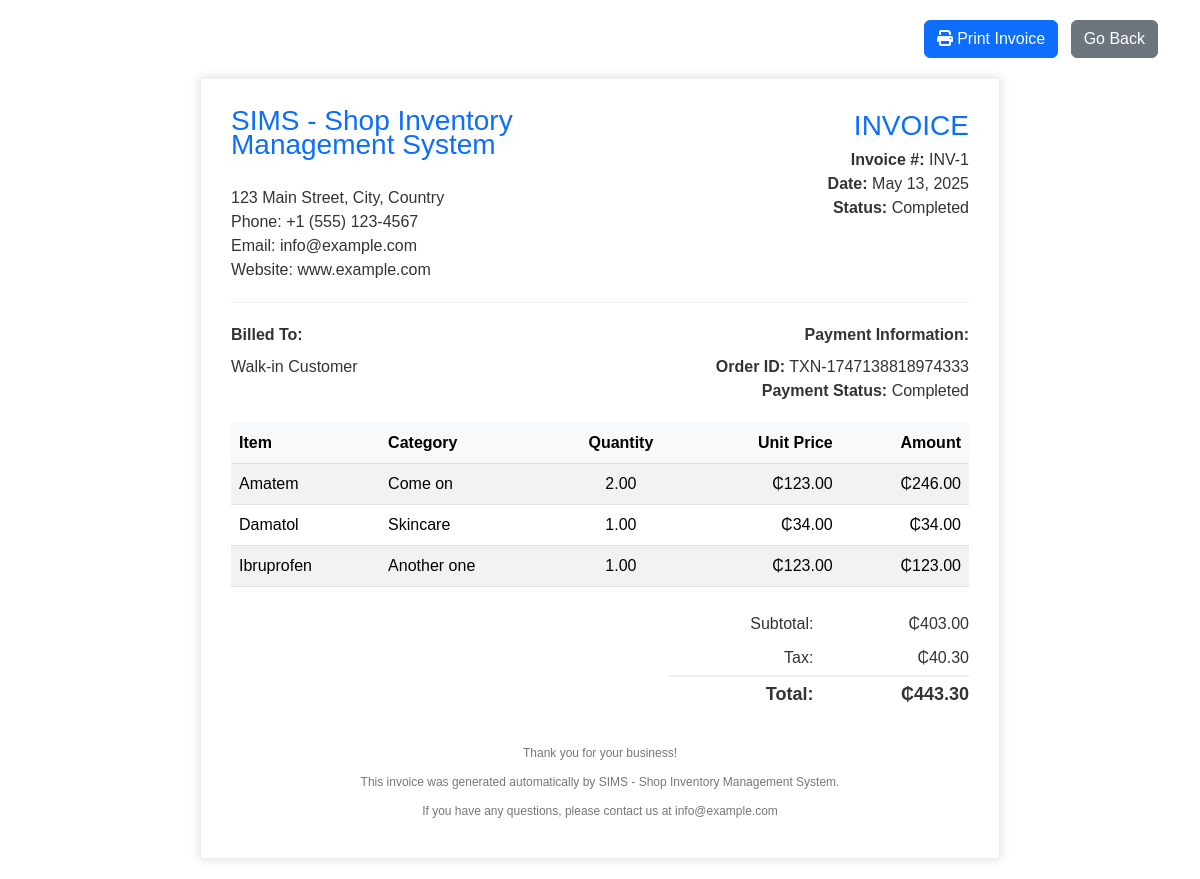
Screenshot of /sales/generate_invoice.php?id=1 (signed in) with the database file from the repository.
### tables this page shows
CREATE TABLE `sales` (
  `id` int(11) NOT NULL,
  `transaction_number` varchar(20) NOT NULL,
  `sale_date` datetime NOT NULL,
  `subtotal` decimal(10,2) NOT NULL DEFAULT 0.00,
  `tax_amount` decimal(10,2) NOT NULL DEFAULT 0.00,
  `total_amount` decimal(10,2) NOT NULL DEFAULT 0.00,
  `payment_method` varchar(50) DEFAULT 'Cash',
  `created_by` int(11) NOT NULL,
  `created_at` timestamp NOT NULL DEFAULT current_timestamp(),
  `updated_by` int(11) DEFAULT NULL,
  `updated_at` timestamp NOT NULL DEFAULT current_timestamp() ON UPDATE current_timestamp(),
  `sale_status` enum('Completed','Pending','Cancelled') NOT NULL DEFAULT 'Completed'
);

CREATE TABLE `sale_details` (
  `id` int(11) NOT NULL,
  `sale_id` int(11) NOT NULL,
  `product_id` int(11) NOT NULL,
  `variant_id` int(11) DEFAULT NULL,
  `quantity` decimal(10,2) NOT NULL,
  `unit_price` decimal(10,2) NOT NULL,
  `total_price` decimal(10,2) NOT NULL,
  `created_at` timestamp NOT NULL DEFAULT current_timestamp()
);

CREATE TABLE `products` (
  `id` int(11) NOT NULL,
  `product_name` varchar(255) NOT NULL,
  `category` varchar(100) NOT NULL,
  `brand` varchar(100) DEFAULT NULL,
  `batch_number` varchar(50) DEFAULT NULL,
  `prod_date` date DEFAULT NULL,
  `exp_date` date DEFAULT NULL,
  `desc` varchar(500) DEFAULT NULL,
  `cost_price` decimal(10,2) NOT NULL,
  `price_per_packet` decimal(10,2) NOT NULL,
  `price_per_sachet` decimal(10,2) NOT NULL,
  `quantity_packet` int(11) NOT NULL,
  `quantity_per_pack` int(11) NOT NULL,
  `low_stock_alert` int(11) NOT NULL,
  `expiry_alert_days` int(11) NOT NULL,
  `created_at` timestamp NOT NULL DEFAULT current_timestamp()
);

### sales/generate_invoice.php (the view, shortened to what this page needs)
<?php
include "../config/config.php";
$saleId = mysqli_real_escape_string($connect, $_GET['id']);
$saleQuery = "SELECT
                s.id,
                s.transaction_number,
                s.subtotal,
                s.tax_amount,
                s.total_amount,
                s.sale_status,
                s.sale_date
              FROM
                sales s
              WHERE
                s.id = '$saleId'";
$saleResult = mysqli_query($connect, $saleQuery);
$sale = mysqli_fetch_assoc($saleResult);
$itemsQuery = "SELECT
                si.quantity,
                p.product_name,
                si.unit_price,
                p.category
              FROM
                sale_details si
              JOIN
                products p ON si.product_id = p.id
              WHERE
                si.sale_id = '$saleId'";
$itemsResult = mysqli_query($connect, $itemsQuery);
$saleItems = [];
if ($itemsResult && mysqli_num_rows($itemsResult) > 0) {
    while ($item = mysqli_fetch_assoc($itemsResult)) {
        $saleItems[] = $item;
    }
}
$companyName = $companyInfo['company_name'] ?? 'SIMS - Shop Inventory Management System';
$companyAddress = $companyInfo['company_address'] ?? '123 Main Street, City, Country';
$companyPhone = $companyInfo['company_phone'] ?? '+1 (555) 123-4567';
$companyEmail = $companyInfo['company_email'] ?? 'info@example.com';
$companyWebsite = $companyInfo['company_website'] ?? 'www.example.com';
$formattedDate = date('F d, Y', strtotime($sale['sale_date']));
$invoiceNumber = 'INV-' . strtoupper(substr($saleId, 0, 8));
?>
<!DOCTYPE html>
<html lang="en">
<head>
    <link href="https://cdnjs.cloudflare.com/ajax/libs/bootstrap/5.3.2/css/bootstrap.min.css" rel="stylesheet">
</head>
<body>
    <div class="container">
        <div class="print-button text-end">
            <button onclick="window.print()" class="btn btn-primary">
                <i class="fas fa-print"></i> Print Invoice
            </button>
            <button onclick="window.history.back()" class="btn btn-secondary ms-2">
                Go Back
            </button>
        </div>
        <div class="invoice-container">
            <div class="invoice-header">
                <div class="row">
                    <div class="col-6">
                        <div class="invoice-title"><?php echo htmlspecialchars($companyName); ?></div><br>
                        <div><?php echo htmlspecialchars($companyAddress); ?></div>
                        <div>Phone: <?php echo htmlspecialchars($companyPhone); ?></div>
                        <div>Email: <?php echo htmlspecialchars($companyEmail); ?></div>
                        <div>Website: <?php echo htmlspecialchars($companyWebsite); ?></div>
                    </div>
                    <div class="col-6 text-end">
                        <h1 class="invoice-title">INVOICE</h1>
                        <div><strong>Invoice #:</strong> <?php echo $invoiceNumber; ?></div>
                        <div><strong>Date:</strong> <?php echo $formattedDate; ?></div>
                        <div><strong>Status:</strong> <?php echo ucfirst($sale['sale_status']); ?></div>
                    </div>
                </div>
            </div>
            <div class="invoice-details">
                <div class="invoice-details-col">
                    <div class="invoice-details-title">Billed To:</div>
                    <div><?php echo htmlspecialchars($sale['customer_name'] ?? 'Walk-in Customer'); ?></div>
                </div>
                <div class="invoice-details-col text-end">
                    <div class="invoice-details-title">Payment Information:</div>
                    <div><strong>Order ID:</strong> <?php echo htmlspecialchars($sale['transaction_number']); ?></div>
                    <div><strong>Payment Status:</strong> <?php echo ucfirst($sale['sale_status']); ?></div>
                </div>
            </div>
            <div class="invoice-body">
                <table class="table table-striped">
                    <thead>
                        <tr>
                            <th>Item</th>
                            <th>Category</th>
                            <th class="text-center">Quantity</th>
                            <th class="text-right">Unit Price</th>
                            <th class="text-right">Amount</th>
                        </tr>
                    </thead>
                    <tbody>
                        <?php foreach($saleItems as $item): ?>
                        <tr>
                            <td><?php echo htmlspecialchars($item['product_name']); ?></td>
                            <td><?php echo htmlspecialchars($item['category']); ?></td>
                            <td class="text-center"><?php echo $item['quantity']; ?></td>
                            <td class="text-right">₵<?php echo number_format($item['unit_price'], 2); ?></td>
                            <td class="text-right">₵<?php echo number_format($item['unit_price'] * $item['quantity'], 2); ?></td>
                        </tr>
                        <?php endforeach; ?>
                    </tbody>
                </table>
                <div class="invoice-total">
                    <table>
                        <tr>
                            <td>Subtotal:</td>
                            <td class="text-right">₵<?php echo number_format($sale['subtotal'], 2); ?></td>
                        </tr>
                        <tr>
                            <td>Tax:</td>
                            <td class="text-right">₵<?php echo number_format($sale['tax_amount'], 2); ?></td>
                        </tr>
                        <tr class="total-row">
                            <td>Total:</td>
                            <td class="text-right">₵<?php echo number_format($sale['total_amount'], 2); ?></td>
                        </tr>
                    </table>
                </div>
            </div>
            <div class="invoice-footer">
                <p>Thank you for your business!</p>
                <p>This invoice was generated automatically by SIMS - Shop Inventory Management System.</p>
                <p>If you have any questions, please contact us at <?php echo htmlspecialchars($companyEmail); ?></p>
            </div>
        </div>
    </div>
</body>
</html>

### sales/generate_invoice.php (style rules this page uses)
body { font-family: Arial, sans-serif; margin: 0; padding: 20px; color: #333; }
.invoice-container { max-width: 800px; margin: 0 auto; padding: 30px; border: 1px solid #eee; box-shadow: 0 0 10px rgba(0, 0, 0, 0.15); font-size: 16px; line-height: 24px; }
.invoice-header { margin-bottom: 20px; border-bottom: 1px solid #eee; padding-bottom: 20px; }
.invoice-title { font-size: 28px; color: #0d6efd; margin-bottom: 5px; }
.invoice-details { display: flex; justify-content: space-between; margin-bottom: 20px; }
.invoice-details-col { max-width: 45%; }
.invoice-details-title { font-weight: bold; margin-bottom: 8px; font-size: 16px; }
.invoice-body { margin-bottom: 30px; }
.table { width: 100%; border-collapse: collapse; }
.table th { background-color: #f8f9fa; }
.invoice-total { text-align: right; margin-top: 20px; }
.invoice-total table { width: 300px; margin-left: auto; }
.invoice-total table td { padding: 5px 0; }
.total-row { font-weight: bold; font-size: 18px; border-top: 2px solid #eee; }
.invoice-footer { margin-top: 30px; text-align: center; font-size: 12px; color: #777; }
.invoice-footer p { margin-bottom: 5px; }
.text-right { text-align: right; }
.print-button { margin-bottom: 20px; }

### rows the page displays
sales: sale_date "May 13, 2025", sale_status "Completed", transaction_number "TXN-1747138818974333", subtotal "403.00", tax_amount "40.30", total_amount "443.30"
sale_details: product.product_name "Amatem", product.category "Come on", quantity "2.00", unit_price "123.00", $item['unit_price'] * $item['quantity'] "246.00"
sale_details: product.product_name "Damatol", product.category "Skincare", quantity "1.00", unit_price "34.00", $item['unit_price']*$item['quantity'] "34.00"
sale_details: product.product_name "Ibruprofen", product.category "Another one", quantity "1.00", unit_price "123.00", $item['unit_price']*$item['quantity'] "123.00"

### other values shown
$companyName "SIMS - Shop Inventory Management System"
$companyAddress "123 Main Street, City, Country"
$companyPhone "+1 (555) 123-4567"
$companyEmail "info@example.com"
$companyWebsite "www.example.com"
$invoiceNumber "INV-1"
$sale['customer_name'] "Walk-in Customer"
